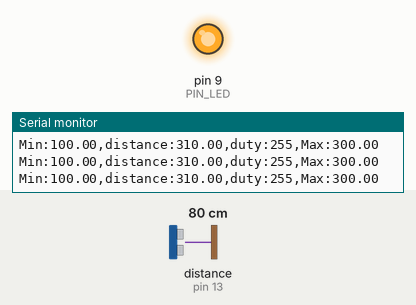
This sketch was run on a simulated Arduino Uno, built with avr-gcc and run on an emulated ATmega328P. Shown: output pins drawn as LEDs (lit = HIGH), the last lines printed to the serial monitor. Wiring (inferred from the names in the program): ultrasonic range finder: trigger pin 12; echo pin 13. The test bench sets the inputs (shaded band); at power-on: distance to the obstacle (sensor on pin 13) 80 cm. The echo pulse lasts 58.3 µs per cm; pins used as bus, display or sensor lines are not drawn.

Above: at 1.2 s.
1.3 s: distance to the obstacle (sensor on pin 13) set to 18 cm
At 2.41 s:
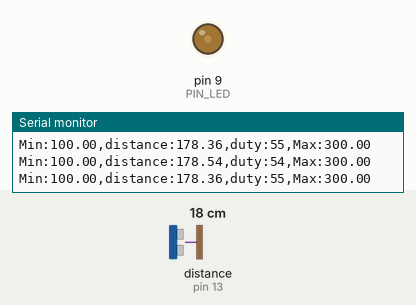
4.3 s: distance to the obstacle (sensor on pin 13) set to 2 cm
Timing chart, 0 to 7.3 s (numbered marks = the images above; inputs shaded):
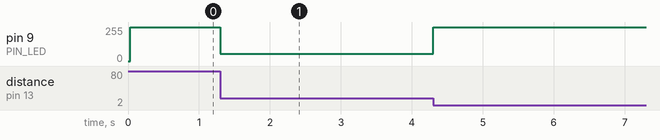

The sketch:

08_exmple_2.ino
```cpp
// Arduino pin assignment
#define PIN_LED  9
#define PIN_TRIG 12   // sonar sensor TRIGGER
#define PIN_ECHO 13   // sonar sensor ECHO

// configurable parameters
#define SND_VEL 346.0     // sound velocity at 24 celsius degree (unit: m/sec)
#define INTERVAL 25       // sampling interval (unit: msec)
#define PULSE_DURATION 10 // ultra-sound Pulse Duration (unit: usec)
#define _DIST_MIN 100.0   // minimum distance to be measured (unit: mm)
#define _DIST_MAX 300.0   // maximum distance to be measured (unit: mm)

#define TIMEOUT ((INTERVAL / 2) * 1000.0) // maximum echo waiting time (unit: usec)
#define SCALE (0.001 * 0.5 * SND_VEL)     // coefficent to convert duration to distance

unsigned long last_sampling_time;   // unit: msec

void setup() {
  // initialize GPIO pins
  pinMode(PIN_LED, OUTPUT);
  pinMode(PIN_TRIG, OUTPUT);  // sonar TRIGGER
  pinMode(PIN_ECHO, INPUT);   // sonar ECHO
  digitalWrite(PIN_TRIG, LOW);  // turn-off Sonar

  // initialize serial port
  Serial.begin(57600);
}

void loop() {
  float distance;
  int duty;

  // wait until next sampling time. // polling
  if (millis() < (last_sampling_time + INTERVAL))
    return;

  distance = USS_measure(PIN_TRIG, PIN_ECHO); // read distance

  if ((distance == 0.0) || (distance > _DIST_MAX)) {
    distance = _DIST_MAX + 10.0;    // Set Higher Value
    duty = 255;                     // LED OFF (active low)
  } else if (distance < _DIST_MIN) {
    distance = _DIST_MIN - 10.0;    // Set Lower Value
    duty = 255;                     // LED OFF (active low)
  } else {    // In desired Range
    // 200mm에서 최대, 100mm/300mm에서 최소인 삼각형 형태
    float ratio = 1.0 - abs(distance - 200.0) / 100.0;  // 0.0 ~ 1.0
    duty = (int)(255.0 * (1.0 - ratio));                // active low: 0이 가장 밝음
  }
  analogWrite(PIN_LED, duty);

  // output the distance to the serial port
  Serial.print("Min:");        Serial.print(_DIST_MIN);
  Serial.print(",distance:");  Serial.print(distance);
  Serial.print(",duty:");      Serial.print(duty);
  Serial.print(",Max:");       Serial.print(_DIST_MAX);
  Serial.println("");

  // update last sampling time
  last_sampling_time += INTERVAL;
}

// get a distance reading from USS. return value is in millimeter.
float USS_measure(int TRIG, int ECHO)
{
  digitalWrite(TRIG, HIGH);
  delayMicroseconds(PULSE_DURATION);
  digitalWrite(TRIG, LOW);

  return pulseIn(ECHO, HIGH, TIMEOUT) * SCALE; // unit: mm
}
```

Measured:
- after the input at 1.3 s, pin 9 (PIN_LED): 255/255 → 54/255 at once, then repeats every 0.48 s: 55/255 0.08 s, 54/255 0.02 s, 55/255 0.03 s, 54/255 0.02 s, 55/255 0.05 s, 54/255 0.02 s, 55/255 0.03 s, 54/255 0.02 s, 55/255 0.05 s, 54/255 0.02 s, 55/255 0.03 s, 54/255 0.02 s, 55/255 0.05 s, 54/255 0.02 s
